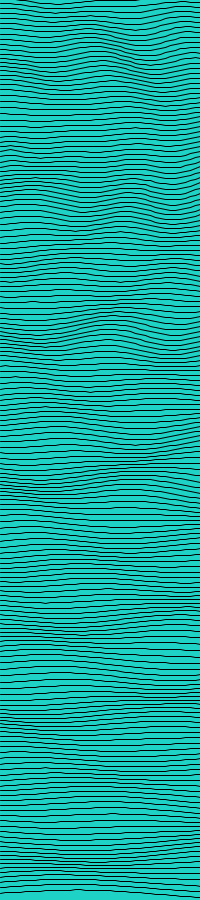
Frame 1 (no input)
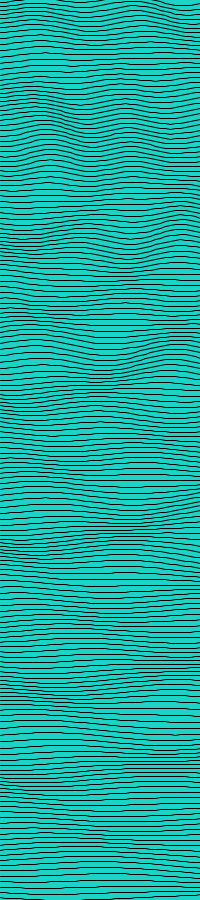
Frame 60 (the mouse pressed at the canvas centre just before this capture)
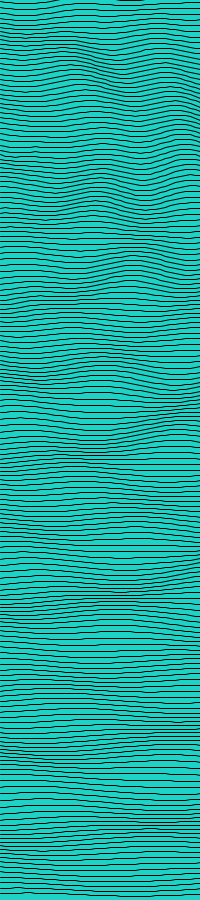
Frame 120 (the mouse held since frame 60 and released just before this capture)

The Processing sketch that drew these frames (run headless with seeded random() and noise(); from frame 60 on, the mouse is pressed at the canvas centre):

// Processing sketch: processing_132269
// ── processing_132269.pde

SineWave wave1 = new SineWave(30, 300, 20);
SineWave wave2 = new SineWave(450, 50, 15);
SineWave wave3 = new SineWave(9, 150, 12);
 
void setup() {
  size(200, 900);
  background(0,240,158);
}
 
void draw() {
  fill(30,211,198);
  noStroke();
  rect(0, 0, width, height);
  noFill();
  stroke(0);
  for (int y = 0; y < height; y += 5) {
    beginShape();
    for (int x = 0; x <= width; x += 5) {
      float a = (wave1.amplitude(x, y) + wave2.amplitude(x, y) + wave3.amplitude(x, y)) * 2;
      vertex(x, y + a);
    }
    endShape();
  }
}
 
class SineWave {
  float cx;
  float cy;
  float wavelength;
   
  SineWave(float cx, float cy, float wavelength) {
    this.cx = cx;
    this.cy = cy;
    this.wavelength = wavelength;
  }
   
  float amplitude(float x, float y) {
    float dx = x - this.cx;
    float dy = y - this.cy;
    return sin((sqrt(dx * dx + dy * dy) - frameCount) / this.wavelength);
 
  }
}
